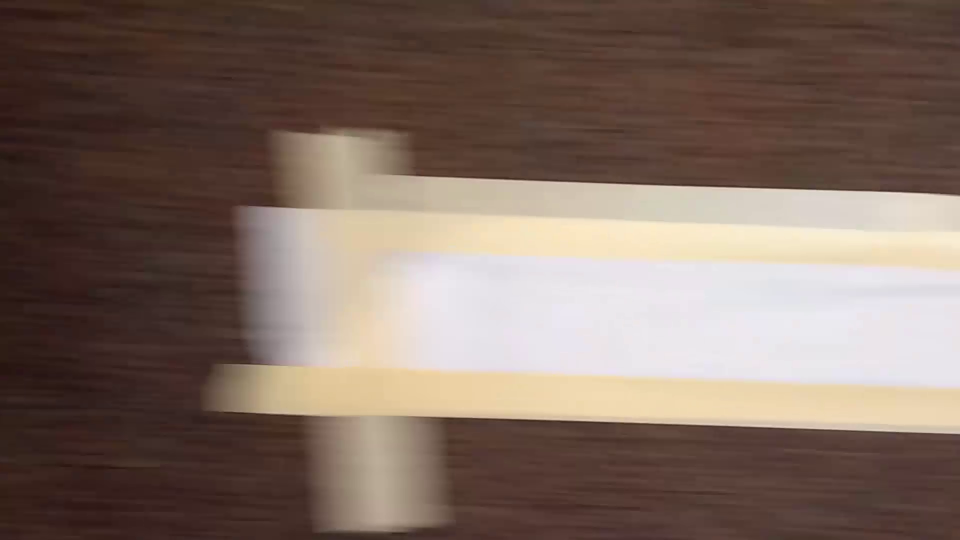
#> input picture final/LabToElev_Frames_001_151/frame_001.png, 1920 x 1080 px (shown at 1/2 size); its folder holds only this picture in this run
$ python final.py
#> lines starting #> are read from the running program, lines starting #| are printed output that depends on the picture; after the words box and inside, x2 and y2 are one past the last pixel; in counts of white or black regions, pixels touching at a corner belong together
#Justin Hershberger
#A01381222
#Python 2.7

import argparse
import cv2
import numpy
import math
import sys
import os
import fnmatch

def line_deg_angle(x1, y1, x2, y2):
	dx = x2-x1
	dy = y2-y1
	return math.degrees(math.atan2(dy, dx))

#method to detect the presence of horizontal lanes
def detect_horizontal_lane(lines):
	hline_count = 0;

	for ln in lines:
		for x1,x2,y1,y2 in list(ln):
			#get the degree of each line
			deg = line_deg_angle(x1,x2,y1,y2)
			#it is a horizontal lane if the degree of the line is 0 or 180
			if (deg >= -15 and deg <= 15)  or (deg >= 165 and deg <= 195):
				#increase the horizontal line count
				hline_count += 1

	#if there are at least 2 horizontal lines, we have a lane
	if hline_count >= 2:
		return True;
		#return hline_count / 2;


def detect_vertical_lane(lines):
	vline_count = 0;

	for ln in lines:
		for x1,x2,y1,y2 in list(ln):
			#get the degree of each line
			deg = line_deg_angle(x1,x2,y1,y2)
			#it is a vertical lane if the degree of the line is 90 or 270
			if (deg >= 75 and deg <= 105)  or (deg >= 255 and deg <= 285):
				#increase the horizontal line count
				vline_count += 1

	#if there are at least 2 vertical lines, we have a lane
	if vline_count >= 2:
		return True;
		#return vline_count / 2;

def detect_lane_cross(lines, img_h, img_w):
	#create a dictionary to store keys and values
	hline_count = 0
	vline_count = 0

	#in order to have a lane cross, we need at least two lanes
	#one horizontal and one vertical.
	if detect_horizontal_lane(lines) and detect_vertical_lane(lines):
		for ln in lines:
			for x1,x2,y1,y2 in list(ln):
				#get the degree of each line
				deg = line_deg_angle(x1,x2,y1,y2)
				#print 'deg:', deg
				#it is a horizontal lane if the degree of the line is 0 or 180
				if (deg >= -15 and deg <= 15)  or (deg >= 165 and deg <= 195):
					#get the length of the line
					hline_count += 1
					width = math.sqrt((x2-x1)**2 + (y2 - y1)**2)
					#if the length is less than the image's width then the lane ends

				if (deg >= 75 and deg <= 105)  or (deg >= -102 and deg <= -75):
					height = math.sqrt((x2-x1)**2 + (y2 - y1)**2)
					vline_count += 1
	else:
		return False

	if (vline_count >= 2 and hline_count >= 2):
		return True
	else:
		return False


#this is the detect lane end method, it will detect a lane end by checking if the length of the lane
#is less than either the width, height of the image.
def detect_lane_end(lines, img_h, img_w):
	#check if there is a lane
	if detect_horizontal_lane(lines) or detect_vertical_lane(lines):
		for ln in lines:
			for x1,x2,y1,y2 in list(ln):
				#get the degree of each line
				deg = line_deg_angle(x1,x2,y1,y2)
				#it is a horizontal lane if the degree of the line is 0 or 180
				if (deg >= -15 and deg <= 15)  or (deg >= 165 and deg <= 195):
					#get the length of the line
					length = math.sqrt((x2-x1)**2 + (y2 - y1)**2)
					#print 'length', length, ' width:', img_w, ' height:', img_h
					#if the length is less than the image's width then the lane ends
					if length < (img_w - 100):
					#check where the lane ending is, if it's closer to the origin or the end, return which lane it is
						if (img_w - y2) > (y2 - 0):
							return True, 'West Lane End'
						else:
							return True, 'East Lane End'
					else:
						return False, 'false'
				elif (deg >= 75 and deg <= 105)  or (deg >= -105 and deg <= -75):
					length = math.sqrt((x2-x1)**2 + (y2 - y1)**2)

					#if the length of the lane is less than the height of the image, the lane ends
					if length < (img_h - 100):
						#check where the lane ending is, if it's closer to the origin or the end, return which lane it is
						if (img_h - x2) > (x2 - 0):
							return True, 'South lane end'
						else:
							return True, 'North lane end'
					else:
						return False, 'false'
	else:
		return False, 'false'


#this is the detect carpet method, it will return true if there are no lanes in the image
def detect_carpet(lines):
	if lines is None:
		return True
	else:
		return False


def classify_frame(image_path, rho_accuracy, theta_accuracy, num_votes, min_len, max_gap):
#> called with image_path = 'LabToElev_Frames_001_151/frame_001.png', rho_accuracy = 1, theta_accuracy = 0.0175, num_votes = 20, min_len = 5, max_gap = 1
	image = cv2.imread(image_path)
#> image is the input picture: shape (1080, 1920, 3); mean B, G, R 97, 107.3, 126.3
	gray  = cv2.cvtColor(image, cv2.COLOR_BGR2GRAY)
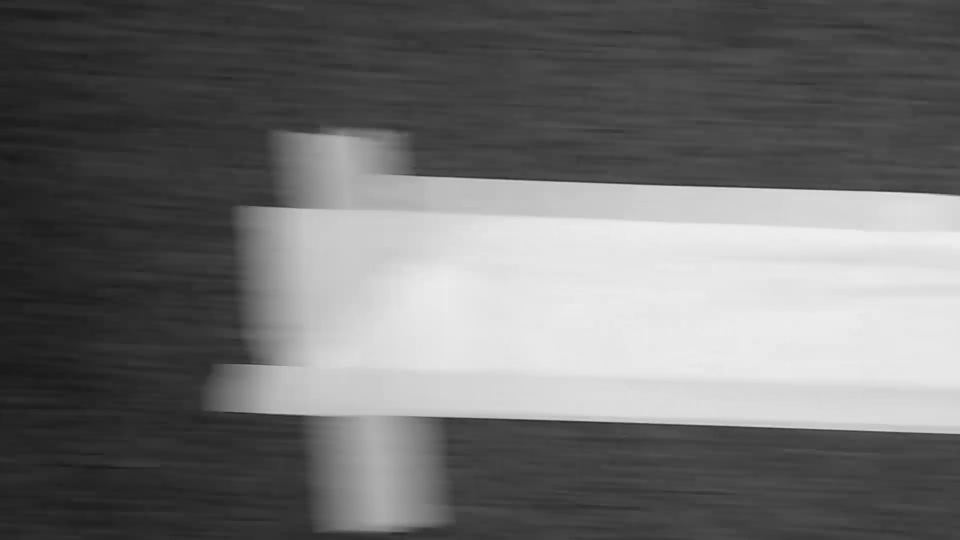
#> gray: shape (1080, 1920) (shown at 1/2 size); min 25, max 238, mean 111.8
	edges = cv2.Canny(gray, 50, 150, apertureSize=3)
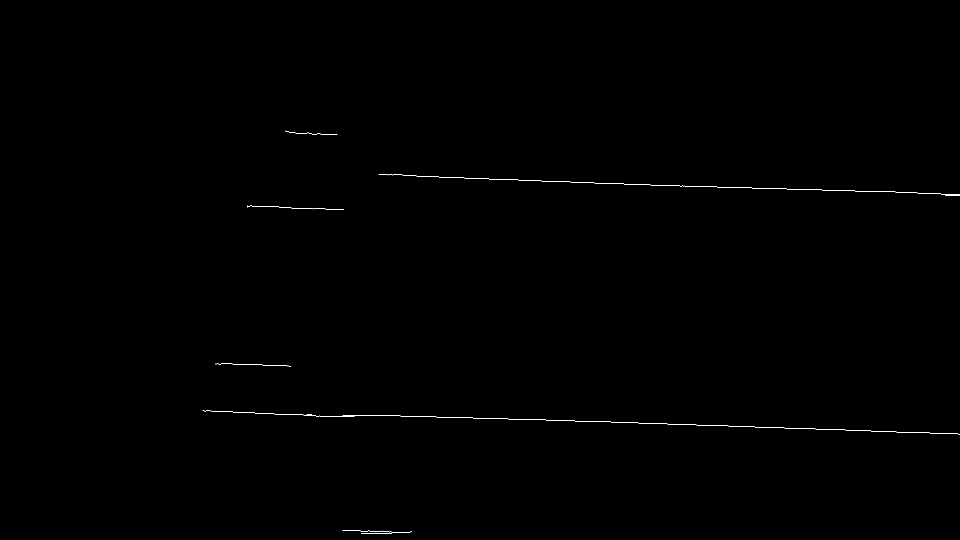
#> edges: shape (1080, 1920) (shown at 1/2 size); 0.16% white in thin lines or dots, all inside (x1, y1, x2, y2) = (405, 261, 1920, 1067)
	lines = cv2.HoughLinesP(edges, rho_accuracy, theta_accuracy, num_votes, min_len, max_gap)
#> lines = 122 rows, first 6: [1150, 842, 1176, 842], [1214, 367, 1238, 367], [1309, 847, 1334, 847], [1037, 360, 1054, 360], [1644, 380, 1662, 380], [878, 354, 893, 354]
	height,width,channel = image.shape

	#classify the image by using our methods defined above
	if detect_carpet(lines):
		print('%s\t%s' % (image_path, 'carpet'))
	elif detect_lane_cross(lines, height, width):
#> the loop in detect_horizontal_lane, `for ln in lines:` made 122 passes
#> ln on passes 1 to 8: [[1150, 842, 1176, 842]], [[1214, 367, 1238, 367]], [[1309, 847, 1334, 847]], [[1037, 360, 1054, 360]], [[1644, 380, 1662, 380]], [[878, 354, 893, 354]], [[1742, 862, 1765, 862]], [[1809, 385, 1834, 385]]
#> after the loop in detect_horizontal_lane, `for ln in lines:`: hline_count = 122
#> in detect_vertical_lane, `vline_count = 0;`: vline_count = 0
#> the loop in detect_vertical_lane, `for ln in lines:` made 122 passes
		print('%s\t%s' % (image_path, 'lane_cross'))
	elif detect_lane_end(lines, height, width)[0]:
#> the loop in detect_horizontal_lane (call 2), `for ln in lines:` made 122 passes
#> the loop in detect_lane_end, `for ln in lines:` made 1 pass
		print('%s\t%s' % (image_path, detect_lane_end(lines, height, width)[1]))
#| LabToElev_Frames_001_151/frame_001.png	West Lane End
	elif detect_horizontal_lane(lines):
		print('%s\t%s' % (image_path, 'hlane'))
	elif detect_vertical_lane(lines):
		print('%s\t%s' % (image_path, 'vlane'))

def classify_frames_in_dir(imgdir, filepat):
	for path, dirlist, filelist in os.walk(imgdir):
		for filename in fnmatch.filter(filelist, filepat):
			fp = os.path.join(path, filename)
			classify_frame(fp, 1, numpy.pi/180, 20, 5, 1)


if __name__ == '__main__':
	classify_frames_in_dir('LabToElev_Frames_001_151/', '*.png')

$ run again, on final/LabToElev_Frames_001_151/frame_009.png
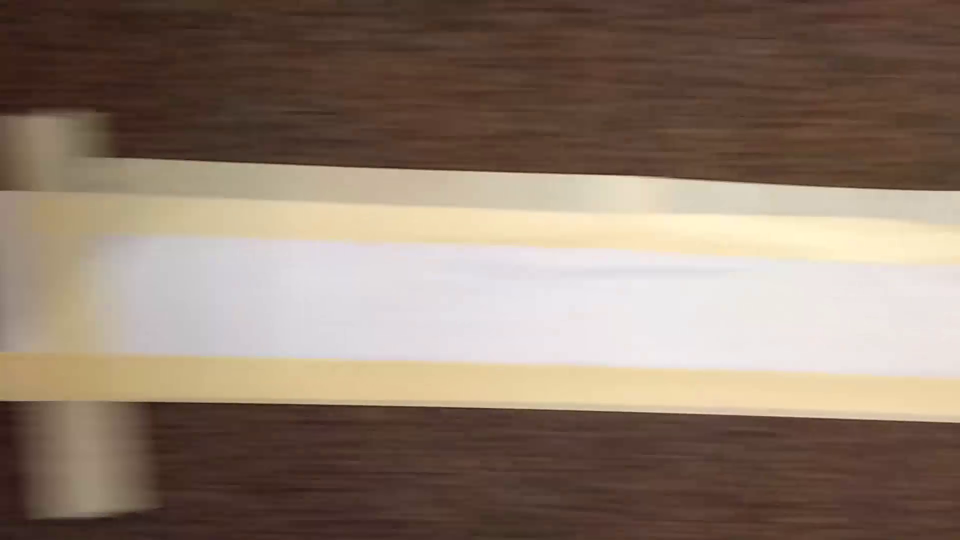
#> input picture final/LabToElev_Frames_001_151/frame_009.png, 1920 x 1080 px (shown at 1/2 size)
#> in classify_frame, image is the input picture: shape (1080, 1920, 3); mean B, G, R 108.8, 123.6, 142.1
#> in classify_frame, `gray  = cv2.cvtColor(image, cv2.COLOR_BGR2GRAY)`:
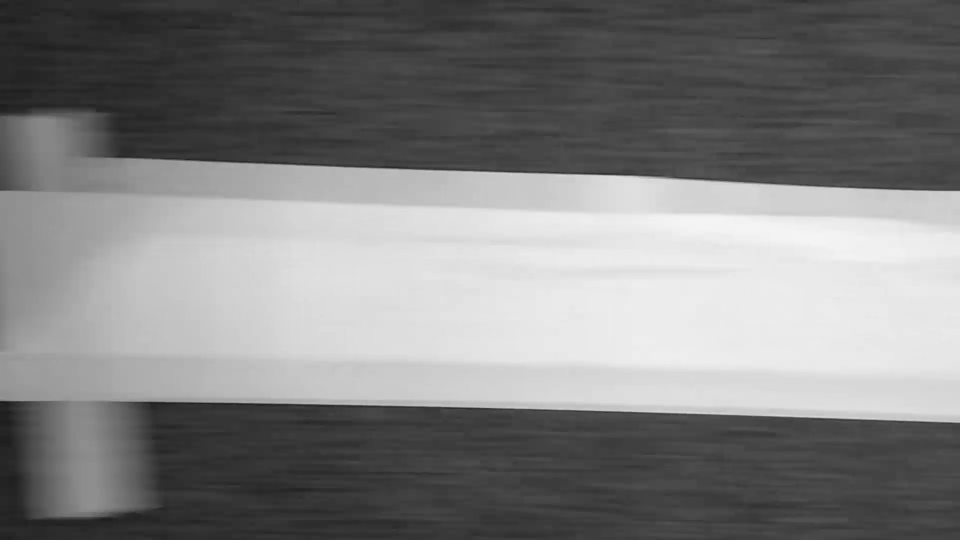
#> gray: shape (1080, 1920) (shown at 1/2 size); min 19, max 244, mean 127.4
#> in classify_frame, `edges = cv2.Canny(gray, 50, 150, apertureSize=3)`:
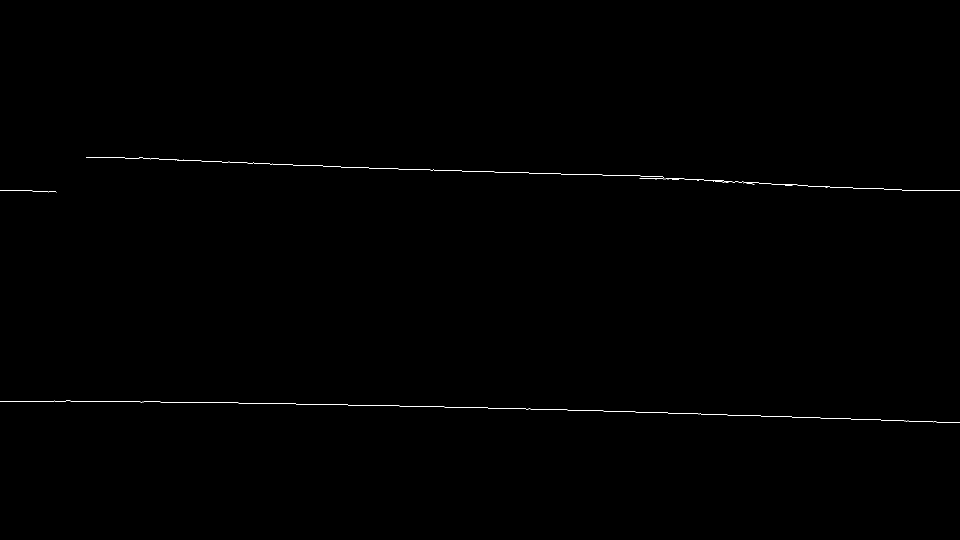
#> edges: shape (1080, 1920) (shown at 1/2 size); 0.19% white in thin lines or dots, all inside (x1, y1, x2, y2) = (0, 314, 1920, 846)
#> lines = 127 rows, first 6: [1434, 829, 1482, 830], [889, 814, 924, 814], [574, 329, 585, 329], [1641, 373, 1672, 374], [477, 806, 516, 806], [1161, 349, 1162, 349]
#> the loop in detect_horizontal_lane, `for ln in lines:` made 127 passes
#> ln on passes 1 to 8: [[1434, 829, 1482, 830]], [[889, 814, 924, 814]], [[574, 329, 585, 329]], [[1641, 373, 1672, 374]], [[477, 806, 516, 806]], [[1161, 349, 1162, 349]], [[192, 315, 219, 315]], [[924, 342, 942, 342]]
#> after the loop in detect_horizontal_lane, `for ln in lines:`: hline_count = 127
#> in detect_vertical_lane, `vline_count = 0;`: vline_count = 0
#> the loop in detect_vertical_lane, `for ln in lines:` made 127 passes
#> the loop in detect_horizontal_lane (call 2), `for ln in lines:` made 127 passes
#> the loop in detect_lane_end, `for ln in lines:` made 1 pass
#| LabToElev_Frames_001_151/frame_009.png	West Lane End

$ run again, on final/LabToElev_Frames_001_151/frame_011.png
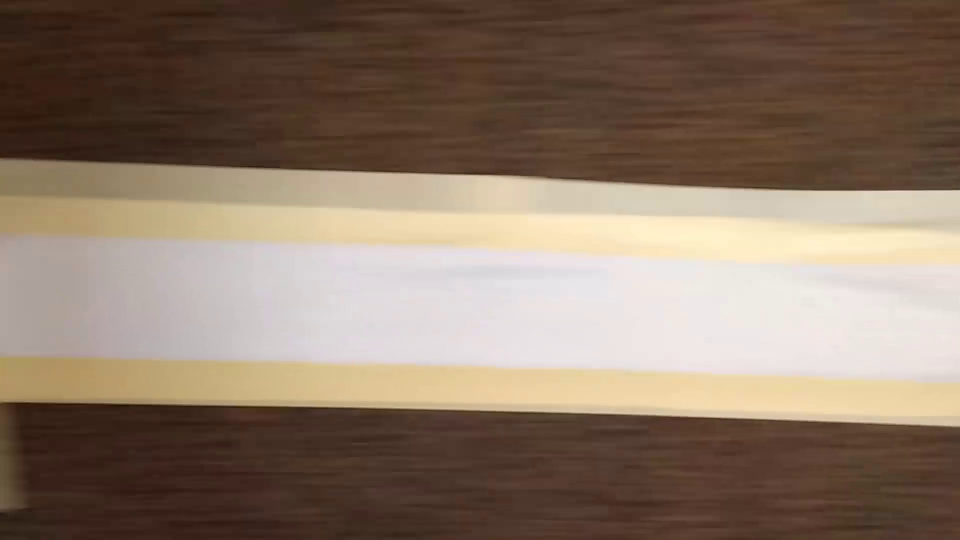
#> input picture final/LabToElev_Frames_001_151/frame_011.png, 1920 x 1080 px (shown at 1/2 size)
#> in classify_frame, image is the input picture: shape (1080, 1920, 3); mean B, G, R 101.9, 118.1, 137.4
#> in classify_frame, `gray  = cv2.cvtColor(image, cv2.COLOR_BGR2GRAY)`:
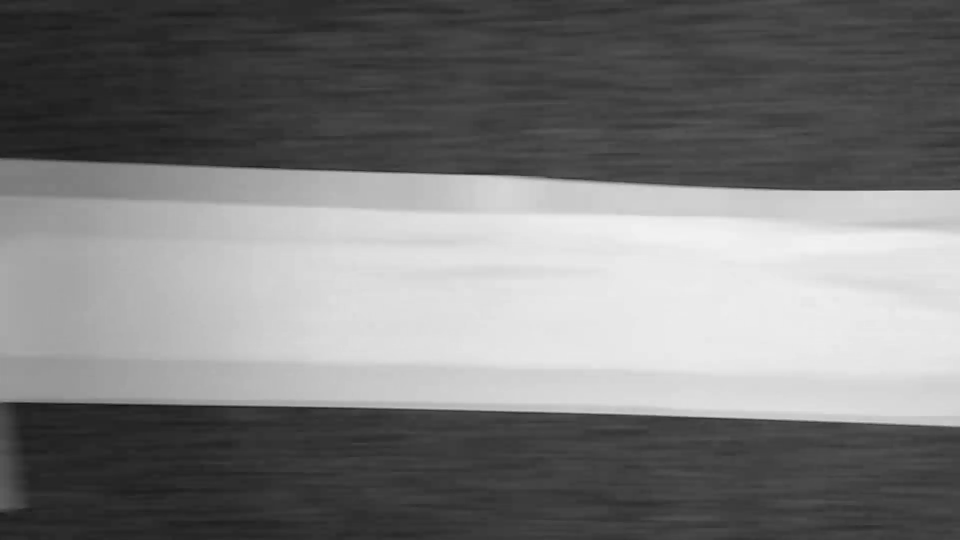
#> gray: shape (1080, 1920) (shown at 1/2 size); min 17, max 242, mean 122
#> in classify_frame, `edges = cv2.Canny(gray, 50, 150, apertureSize=3)`:
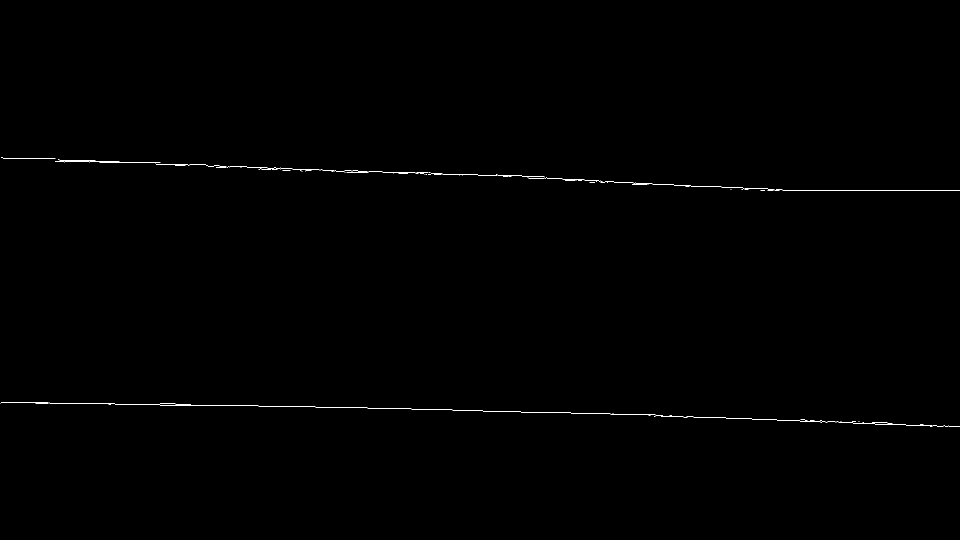
#> edges: shape (1080, 1920) (shown at 1/2 size); 0.22% white in thin lines or dots, all inside (x1, y1, x2, y2) = (1, 315, 1920, 854)
#> lines = 171 rows, first 6: [1647, 843, 1650, 843], [1714, 846, 1731, 846], [620, 339, 638, 339], [799, 817, 822, 817], [428, 331, 438, 331], [833, 345, 856, 345]
#> the loop in detect_horizontal_lane, `for ln in lines:` made 171 passes
#> ln on passes 1 to 3: [[1647, 843, 1650, 843]], [[1714, 846, 1731, 846]], [[620, 339, 638, 339]]
#> after the loop in detect_horizontal_lane, `for ln in lines:`: hline_count = 171
#> in detect_vertical_lane, `vline_count = 0;`: vline_count = 0
#> the loop in detect_vertical_lane, `for ln in lines:` made 171 passes
#> the loop in detect_horizontal_lane (call 2), `for ln in lines:` made 171 passes
#> the loop in detect_lane_end, `for ln in lines:` made 1 pass
#| LabToElev_Frames_001_151/frame_011.png	West Lane End

$ run again, on final/LabToElev_Frames_001_151/frame_013.png
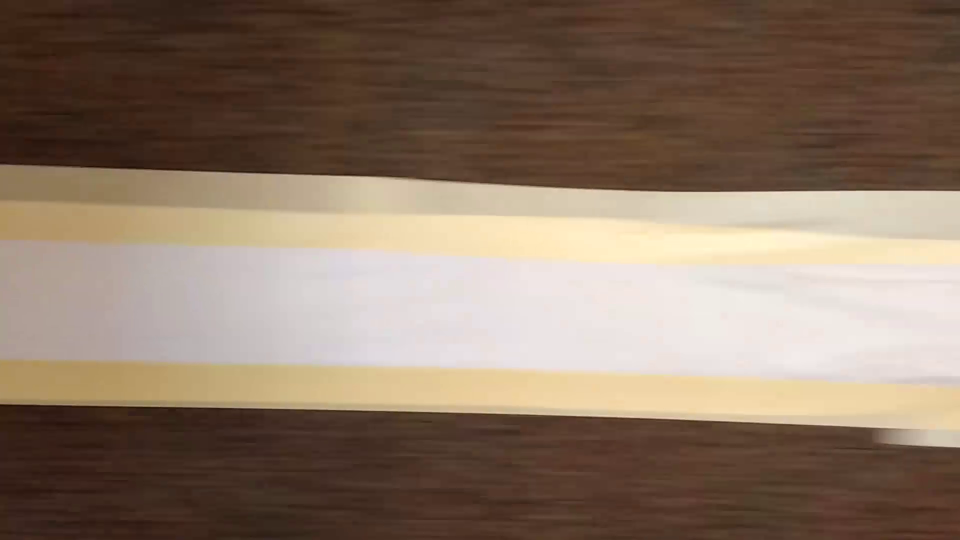
#> input picture final/LabToElev_Frames_001_151/frame_013.png, 1920 x 1080 px (shown at 1/2 size)
#> in classify_frame, image is the input picture: shape (1080, 1920, 3); mean B, G, R 100.4, 117.3, 137.6
#> in classify_frame, `gray  = cv2.cvtColor(image, cv2.COLOR_BGR2GRAY)`:
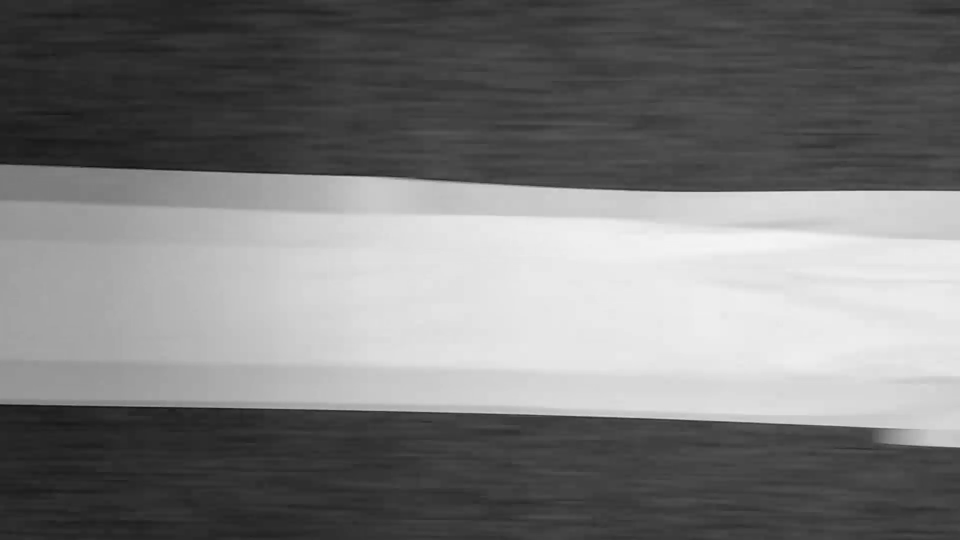
#> gray: shape (1080, 1920) (shown at 1/2 size); min 16, max 245, mean 121.4
#> in classify_frame, `edges = cv2.Canny(gray, 50, 150, apertureSize=3)`:
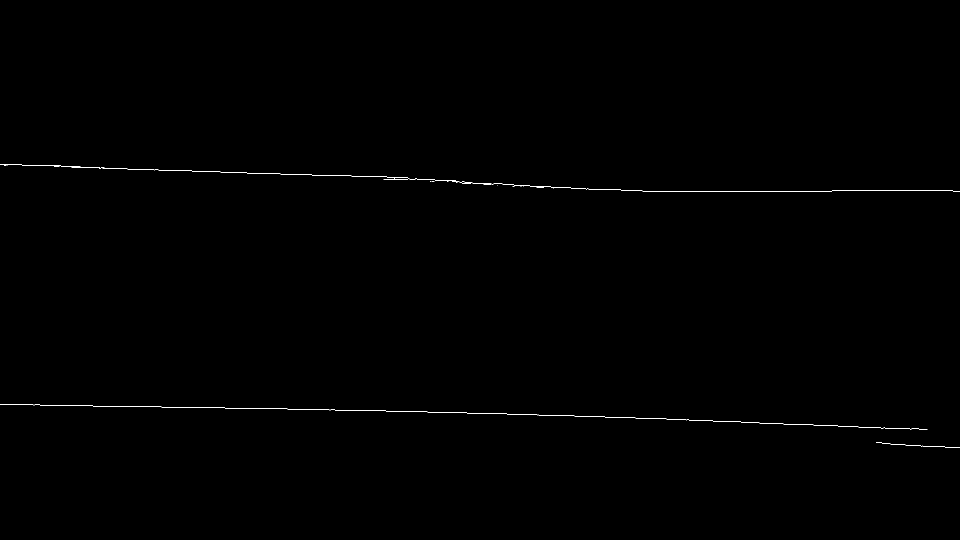
#> edges: shape (1080, 1920) (shown at 1/2 size); 0.2% white in thin lines or dots, all inside (x1, y1, x2, y2) = (0, 328, 1920, 895)
#> lines = 141 rows, first 6: [616, 819, 658, 819], [44, 330, 68, 330], [1355, 839, 1370, 839], [1664, 381, 1905, 381], [255, 338, 274, 339], [69, 330, 78, 330]
#> the loop in detect_horizontal_lane, `for ln in lines:` made 141 passes
#> ln on passes 1 to 8: [[616, 819, 658, 819]], [[44, 330, 68, 330]], [[1355, 839, 1370, 839]], [[1664, 381, 1905, 381]], [[255, 338, 274, 339]], [[69, 330, 78, 330]], [[973, 827, 990, 827]], [[1187, 378, 1202, 378]]
#> after the loop in detect_horizontal_lane, `for ln in lines:`: hline_count = 141
#> in detect_vertical_lane, `vline_count = 0;`: vline_count = 0
#> the loop in detect_vertical_lane, `for ln in lines:` made 141 passes
#> the loop in detect_horizontal_lane (call 2), `for ln in lines:` made 141 passes
#> the loop in detect_lane_end, `for ln in lines:` made 1 pass
#| LabToElev_Frames_001_151/frame_013.png	West Lane End
